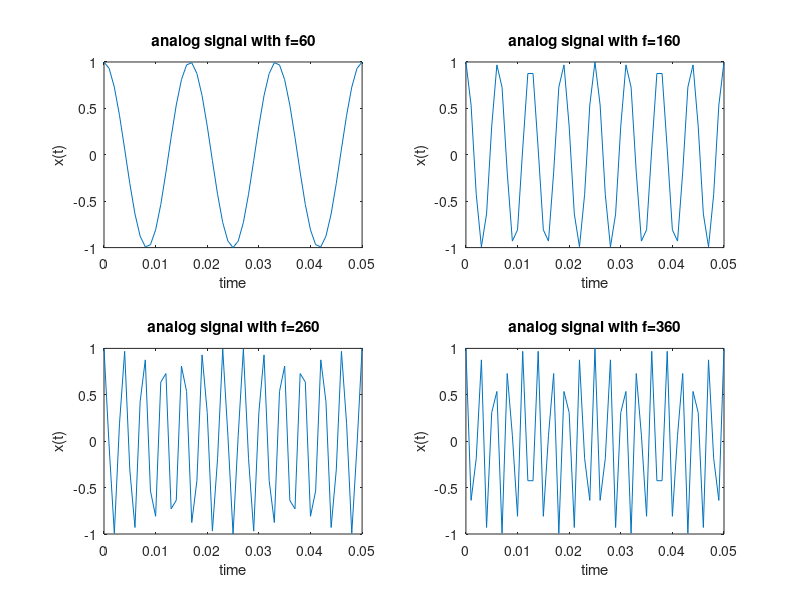
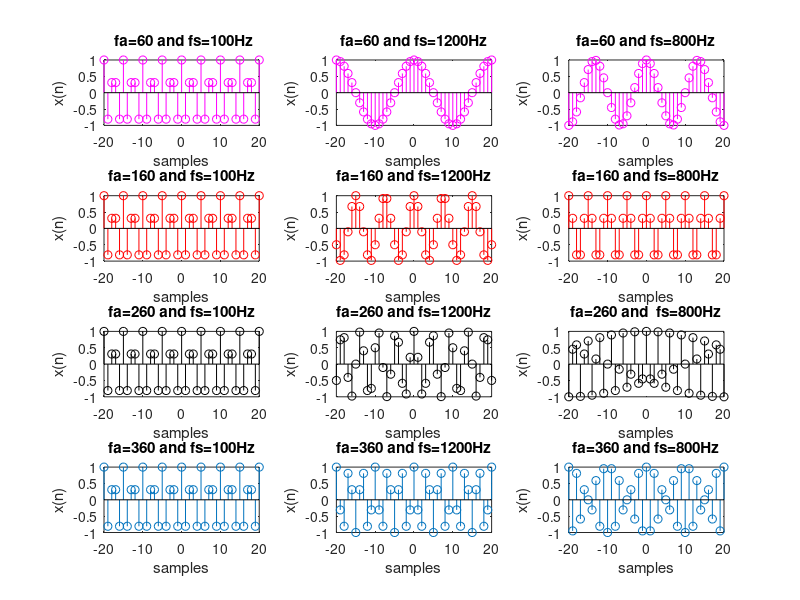

Write MATLAB code to recreate these figures, in order.
clc;clear all;close all;
fa=60;

t=0:0.001:0.05;
a1=cos(2*pi*t*60);%analog frequency 60Hz
figure(1)
subplot(2,2,1);
plot(t,a1);
xlabel('time');
ylabel('x(t)');
title('analog signal with f=60');

a2=cos(2*pi*t*160);%analog frequency 160Hz
figure(1)
subplot(2,2,2);
plot(t,a2);
xlabel('time');
ylabel('x(t)');
title('analog signal with f=160');

a3=cos(2*pi*t*260);%analog frequency 260Hz
figure(1)
subplot(2,2,3);
plot(t,a3);
xlabel('time');
ylabel('x(t)');
title('analog signal with f=260');

a4=cos(2*pi*t*360);%analog frequency 360Hz
figure(1)
subplot(2,2,4);
plot(t,a4);
xlabel('time');
ylabel('x(t)');
title('analog signal with f=360');

Fs=100;%sampling frequency Fs=100hz<2(Fa)
n=-20:20;
x1=cos(2*pi*n*60/Fs);%f=fa+k fs here k=0 so f=60+0(100)=>60Hz
figure(2)
subplot(4,3,1);
stem(n,x1,'m');
xlabel('samples');
ylabel('x(n)');
title(' fa=60 and fs=100Hz');

x2=cos(2*pi*n*160/Fs);%f=fa+k fs here k=1 so f=60+1(100)=>160Hz
figure(2)
subplot(4,3,4);
stem(n,x2,'r');
xlabel('samples');
ylabel('x(n)');
title('fa=160 and fs=100Hz');

x3=cos(2*pi*n*260/Fs);%f=fa+k fs here k=2 so f=60+2(100)=>260Hz
figure(2)
subplot(4,3,7);
stem(n,x3,'k');
xlabel('samples');
ylabel('x(n)');
title('fa=260 and fs=100Hz');

x4=cos(2*pi*n*360/Fs);%f=fa+k fs here k=3 so f=60+3(100)=>360Hz
figure(2)
subplot(4,3,10);
stem(n,x4);
xlabel('samples');
ylabel('x(n)');
title('fa=360 and fs=100Hz');

Fs1=1200;%sampling frequency=600Hz
x5=cos(2*pi*n*60/Fs1);
figure(2)
subplot(4,3,2);
stem(n,x5,'m');
xlabel('samples');
ylabel('x(n)');
title('fa=60 and fs=1200Hz');

x6=cos(2*pi*n*160/Fs1);
figure(2)
subplot(4,3,5);
stem(n,x6,'r');
xlabel('samples');
ylabel('x(n)');
title('fa=160 and fs=1200Hz');

x7=cos(2*pi*n*260/Fs1);
figure(2)
subplot(4,3,8);
stem(n,x7,'k');
xlabel('samples');
ylabel('x(n)');
title('fa=260 and fs=1200Hz');

x8=cos(2*pi*n*360/Fs1);
figure(2)
subplot(4,3,11);
stem(n,x8);
xlabel('samples');
ylabel('x(n)');
title('fa=360 and fs=1200Hz');

Fs2=800;%sampling frequency=120Hz
x10=cos(2*pi*n*60/Fs2);
figure(2)
subplot(4,3,3);
stem(n,x10,'m');
xlabel('samples');
ylabel('x(n)');
title('fa=60 and fs=800Hz');

x11=cos(2*pi*n*160/Fs2);%f=fa+k fs here k=1 so f=60+1(100)=>160Hz
figure(2)
subplot(4,3,6);
stem(n,x11,'r');
xlabel('samples');
ylabel('x(n)');
title('fa=160 and fs=800Hz');

x12=cos(2*pi*n*260/Fs2);
figure(2)
subplot(4,3,9);
stem(n,x12,'k');
xlabel('samples');
ylabel('x(n)');
title('fa=260 and  fs=800Hz');

x13=cos(2*pi*n*360/Fs2);
figure(2)
subplot(4,3,12);
stem(n,x13);
xlabel('samples');
ylabel('x(n)');
title('fa=360 and fs=800Hz');
